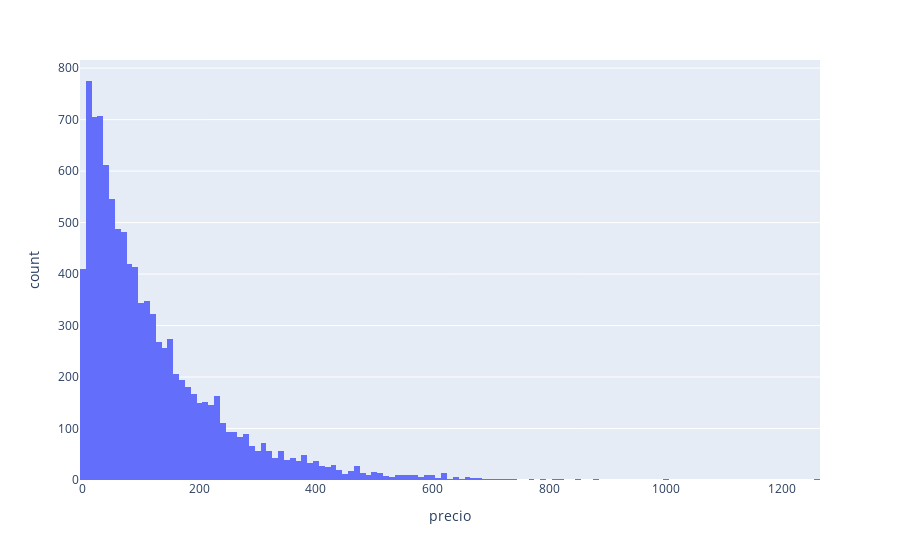

This figure's notebook cell:
### Markdown cell above
## Histograma

### Code cell
fig = px.histogram(data,x='precio')
fig.show()

### Figure 1 — Plotly figure (JSON) as saved in the notebook; plotly's stock layout.template omitted (floating-point values rounded to 4 significant figures; data arrays with more than 128 entries replaced by an {"elided": "..."} marker saying what was removed)
{"data": [{"alignmentgroup": "True", "bingroup": "x", "hovertemplate": "precio=%{x}<br>count=%{y}<extra></extra>", "legendgroup": "", "marker": {"color": "#636efa", "pattern": {"shape": ""}}, "name": "", "offsetgroup": "", "orientation": "v", "showlegend": false, "type": "histogram", "x": {"elided": "10134 float values"}, "xaxis": "x", "yaxis": "y"}], "layout": {"barmode": "relative", "legend": {"tracegroupgap": 0}, "margin": {"t": 60}, "xaxis": {"anchor": "y", "domain": [0, 1], "title": {"text": "precio"}}, "yaxis": {"anchor": "x", "domain": [0, 1], "title": {"text": "count"}}}}
